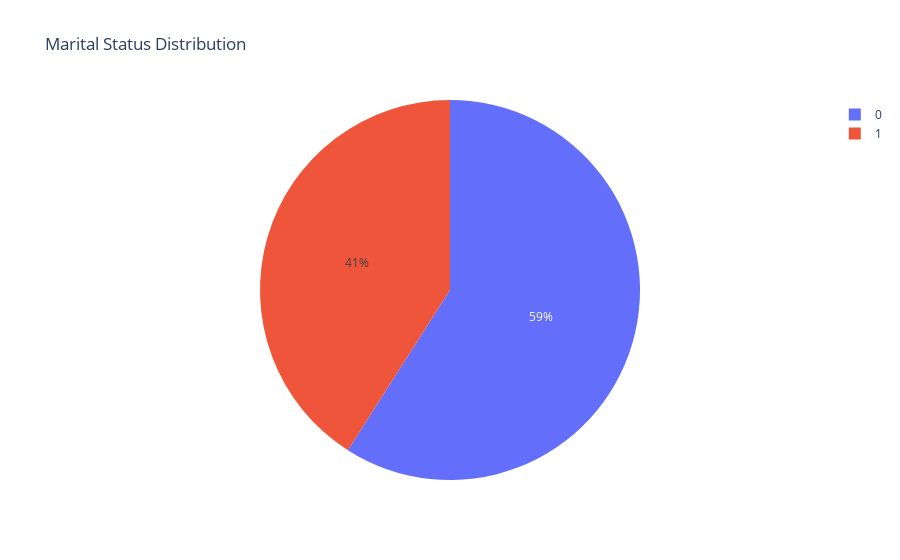

Notebook cell for this chart:
### Markdown cell above
# Observation - 
We can see people who are purchasing product are mostly related to the occupation category 0,4,7

### Code cell
marital_status_distribution = data['Marital_Status'].value_counts()
fig = px.pie(marital_status_distribution, values=marital_status_distribution.values, names=marital_status_distribution.index, title='Marital Status Distribution')
fig.show()

### Figure 1 — Plotly figure (JSON) as saved in the notebook; plotly's stock layout.template omitted (floating-point values rounded to 4 significant figures)
{"data": [{"domain": {"x": [0, 1], "y": [0, 1]}, "hovertemplate": "Marital_Status=%{label}<br>value=%{value}<extra></extra>", "labels": [0, 1], "legendgroup": "", "name": "", "showlegend": true, "type": "pie", "values": [324731, 225337]}], "layout": {"legend": {"tracegroupgap": 0}, "title": {"text": "Marital Status Distribution"}}}
